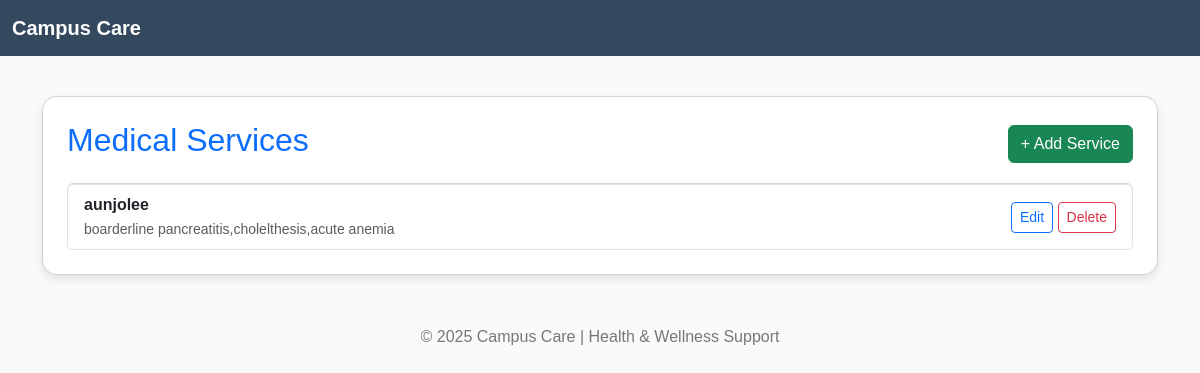
The page / on the database its author committed.
### campusapp/models.py (models this page shows, shortened)
class MedicalService(models.Model):
    name = models.CharField(max_length=100)
    description = models.TextField(blank=True, null=True)

### campusapp/views.py (the view)
# urls.py: path('', views.list_services, name='list_services'),
def list_services(request):
    services = MedicalService.objects.all()
    return render(request, 'list_services.html', {'services': services})

### campusapp/templates/list_services.html (shortened to what this page needs)
{% extends 'base.html' %}
{% block content %}
<div class="card p-4">
    <div class="d-flex justify-content-between align-items-center mb-3">
        <h2 class="text-primary">Medical Services</h2>
        <a href="{% url 'add_service' %}" class="btn btn-success">+ Add Service</a>
    </div>
    {% if services %}
        <ul class="list-group">
            {% for s in services %}
            <li class="list-group-item d-flex justify-content-between align-items-center">
                <div>
                    <strong>{{ s.name }}</strong><br>
                    <small class="text-muted">{{ s.description }}</small>
                </div>
                <div>
                    <a href="{% url 'update_service' s.id %}" class="btn btn-outline-primary btn-sm">Edit</a>
                    <a href="{% url 'delete_service' s.id %}" class="btn btn-outline-danger btn-sm">Delete</a>
                </div>
            </li>
            {% endfor %}
        </ul>
    {% else %}
        <p class="text-muted">No services added yet. Click “Add Service” to begin.</p>
    {% endif %}
</div>
{% endblock %}

### campusapp/templates/base.html (shortened to what this page needs)
<!DOCTYPE html>
<html lang="en">
<head>
    <link href="https://cdn.jsdelivr.net/npm/bootstrap@5.3.3/dist/css/bootstrap.min.css" rel="stylesheet">
</head>
<body>
<nav class="navbar navbar-expand-lg">
  <div class="container-fluid">
    <a class="navbar-brand" href="{% url 'list_services' %}">Campus Care</a>
  </div>
</nav>
<div class="container">
  {% block content %}{% endblock %}
</div>
<footer>
  <p>&copy; 2025 Campus Care | Health & Wellness Support</p>
</footer>
</body>
</html>

### campusapp/templates/base.html (style rules this page uses)
body { background: #f8fafc; font-family: 'Poppins', sans-serif; }
nav { background-color: #34495e; }
.navbar-brand { color: #fff !important; font-weight: 600; }
.container { margin-top: 40px; }
.card { border-radius: 15px; box-shadow: 0 4px 10px rgba(0,0,0,0.1); }
footer { text-align: center; margin-top: 50px; color: #777; }

### rows shown on the page
MedicalService: name "aunjolee", description "boarderline pancreatitis,cholelthesis,acute anemia"
